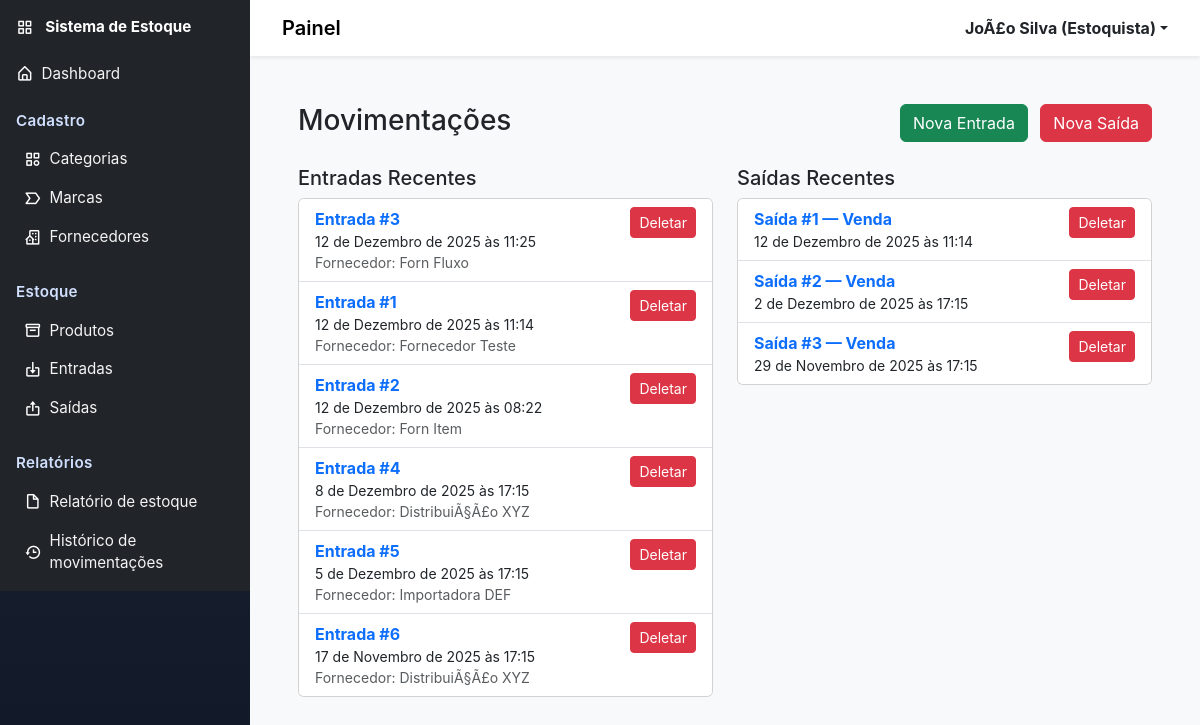
The app's page /movimentacoes/ (signed in) with its own data.
### usuarios/models.py (models this page shows, shortened)
class Usuario(AbstractBaseUser, PermissionsMixin):
    NIVEL_ADMIN = "admin"
    NIVEL_ESTOQUISTA = "estoquista"
    NIVEL_CAIXA = "caixa"
    NIVEL_CHOICES = [
        (NIVEL_ADMIN, "Admin"),
        (NIVEL_ESTOQUISTA, "Estoquista"),
        (NIVEL_CAIXA, "Caixa"),
    ]
    id = models.AutoField(primary_key=True)
    nome = models.CharField("Nome", max_length=150)
    login = models.CharField("Login", max_length=50, unique=True)
    nivel_acesso = models.CharField(
        "Nível de acesso", max_length=30, choices=NIVEL_CHOICES, default=NIVEL_ESTOQUISTA)
    is_staff = models.BooleanField("Staff", default=False)
    is_active = models.BooleanField("Ativo", default=True)
    data_criacao = models.DateTimeField(
        "Data de criação", default=timezone.now)
    objects = UsuarioManager()
    USERNAME_FIELD = "login"
    REQUIRED_FIELDS = ["nome"]
    class Meta:
        verbose_name = "Usuário"
        verbose_name_plural = "Usuários"

### movimentacoes/models.py (models this page shows, shortened)
class EntradaEstoque(models.Model):
    id = models.AutoField(primary_key=True)
    fornecedor = models.ForeignKey(Fornecedor, on_delete=models.PROTECT, null=True, blank=True, related_name="entradas")
    data_entrada = models.DateTimeField(default=timezone.now)
    usuario_responsavel = models.ForeignKey(Usuario, on_delete=models.PROTECT, null=True, blank=True, related_name="entradas")
    observacao = models.TextField(blank=True, null=True)
    class Meta:
        verbose_name = "Entrada de Estoque"
        verbose_name_plural = "Entradas de Estoque"

class SaidaEstoque(models.Model):
    TIPO_VENDA = "venda"
    TIPO_PERDA = "perda"
    TIPO_DEVOLUCAO = "devolucao"
    TIPO_AJUSTE = "ajuste"
    TIPO_CHOICES = [
        (TIPO_VENDA, "Venda"),
        (TIPO_PERDA, "Perda"),
        (TIPO_DEVOLUCAO, "Devolução"),
        (TIPO_AJUSTE, "Ajuste"),
    ]
    id = models.AutoField(primary_key=True)
    tipo_saida = models.CharField(max_length=20, choices=TIPO_CHOICES)
    data_saida = models.DateTimeField(default=timezone.now)
    usuario_responsavel = models.ForeignKey(Usuario, on_delete=models.PROTECT, null=True, blank=True, related_name="saidas")
    observacao = models.TextField(blank=True, null=True)
    class Meta:
        verbose_name = "Saída de Estoque"
        verbose_name_plural = "Saídas de Estoque"

### fornecedores/models.py (models this page shows, shortened)
class Fornecedor(models.Model):
    id = models.AutoField(primary_key=True)
    nome = models.CharField(max_length=150)
    cnpj = models.CharField(max_length=18, blank=True, null=True)
    telefone = models.CharField(max_length=20, blank=True, null=True)
    email = models.EmailField(max_length=100, blank=True, null=True)
    endereco = models.TextField(blank=True, null=True)
    data_cadastro = models.DateTimeField(default=timezone.now)
    class Meta:
        verbose_name = "Fornecedor"
        verbose_name_plural = "Fornecedores"

### movimentacoes/views.py (the view)
# urls.py: path("", views.index, name="index"),
@login_required
def index(request):
    entradas = EntradaEstoque.objects.select_related(
        'fornecedor', 'usuario_responsavel').all().order_by('-data_entrada')
    saidas = SaidaEstoque.objects.select_related(
        'usuario_responsavel').all().order_by('-data_saida')
    return render(request, 'movimentacoes/index.html', {'entradas': entradas, 'saidas': saidas})

### usuarios/templatetags/access_tags.py (called while the page is built)
@register.simple_tag(takes_context=True)
def has_access(context, allowed_levels):
    request = context.get('request')
    if not request or not hasattr(request, 'user') or not request.user.is_authenticated:
        return False
    nivel = getattr(request.user, 'nivel_acesso', None)
    if not nivel:
        return False
    allowed = [x.strip() for x in allowed_levels.split(',') if x.strip()]
    return nivel in allowed

### templates/movimentacoes/index.html (shortened to what this page needs)
{% extends 'base.html' %}
{% block content %}
<div class="container-fluid p-4">
    <div class="row mb-4">
        <div class="col-md-6">
            <h1 class="h3 mb-0">Movimentações</h1>
        </div>
        <div class="col-md-6 text-end">
            <a href="{% url 'movimentacoes:criar_entrada' %}" class="btn btn-success me-2">Nova Entrada</a>
            <a href="{% url 'movimentacoes:criar_saida' %}" class="btn btn-danger">Nova Saída</a>
        </div>
    </div>
    <div class="row">
        <div class="col-md-6">
            <h5>Entradas Recentes</h5>
            <div class="card mb-4">
                <ul class="list-group list-group-flush">
                    {% for e in entradas %}
                        <li class="list-group-item d-flex justify-content-between align-items-start">
                            <div>
                                <a href="{% url 'movimentacoes:detalhe_entrada' e.id %}" class="fw-bold text-decoration-none">Entrada #{{ e.id }}</a>
                                <small class="d-block">{{ e.data_entrada }}</small>
                                <small class="d-block text-muted">Fornecedor: {{ e.fornecedor.nome|default:"-" }}</small>
                            </div>
                            <div>
                                <a href="{% url 'movimentacoes:deletar_entrada' e.id %}" class="btn btn-sm btn-danger">Deletar</a>
                            </div>
                        </li>
                    {% empty %}
                        <li class="list-group-item text-center text-muted">Nenhuma entrada</li>
                    {% endfor %}
                </ul>
            </div>
        </div>
        <div class="col-md-6">
            <h5>Saídas Recentes</h5>
            <div class="card mb-4">
                <ul class="list-group list-group-flush">
                    {% for s in saidas %}
                        <li class="list-group-item d-flex justify-content-between align-items-start">
                            <div>
                                <a href="{% url 'movimentacoes:detalhe_saida' s.id %}" class="fw-bold text-decoration-none">Saída #{{ s.id }} — {{ s.get_tipo_saida_display }}</a>
                                <small class="d-block">{{ s.data_saida }}</small>
                            </div>
                            <div>
                                <a href="{% url 'movimentacoes:deletar_saida' s.id %}" class="btn btn-sm btn-danger">Deletar</a>
                            </div>
                        </li>
                    {% empty %}
                        <li class="list-group-item text-center text-muted">Nenhuma saída</li>
                    {% endfor %}
                </ul>
            </div>
        </div>
    </div>
</div>
{% endblock %}

### templates/includes/header.html (shortened to what this page needs)
<header class="navbar navbar-expand-lg navbar-light bg-white shadow-sm">
<div class="container-fluid">
<div class="d-flex align-items-center">
	<a class="navbar-brand" href="#">Painel</a>
</div>
<div class="d-flex align-items-center">
<div class="dropdown">
<a class="d-flex align-items-center text-dark text-decoration-none dropdown-toggle" href="#" id="userDropdown" data-bs-toggle="dropdown" aria-expanded="false">
	<strong>
		{% if request.user.is_authenticated %}
			{{ request.user.nome }} {% if request.user.get_nivel_acesso_display %}({{ request.user.get_nivel_acesso_display }}){% endif %}
		{% else %}
			Usuário
		{% endif %}
	</strong>
</a>
</div>
</div>
</div>
</header>

### static/css/style.css (style rules this page uses)
body { font-family: Inter, system-ui, -apple-system, 'Segoe UI', Roboto, 'Helvetica Neue', Arial; background-color: #f8f9fa; }
header.navbar .navbar-brand { font-weight:600 }
@media (min-width: 768px) { header.navbar { padding-left: 1.25rem; padding-right:1.25rem } }

### records on screen
Usuario: user.nome "JoÃ£o Silva", user.nivel_acesso "Estoquista"
EntradaEstoque: id "3", data_entrada "12 de Dezembro de 2025 às 11:25", fornecedor.nome "Forn Fluxo"
EntradaEstoque: id "1", data_entrada "12 de Dezembro de 2025 às 11:14", fornecedor.nome "Fornecedor Teste"
EntradaEstoque: id "2", data_entrada "12 de Dezembro de 2025 às 08:22", fornecedor.nome "Forn Item"
EntradaEstoque: id "4", data_entrada "8 de Dezembro de 2025 às 17:15", fornecedor.nome "DistribuiÃ§Ã£o XYZ"
EntradaEstoque: id "5", data_entrada "5 de Dezembro de 2025 às 17:15", fornecedor.nome "Importadora DEF"
EntradaEstoque: id "6", data_entrada "17 de Novembro de 2025 às 17:15", fornecedor.nome "DistribuiÃ§Ã£o XYZ"
SaidaEstoque: id "1", tipo_saida "Venda", data_saida "12 de Dezembro de 2025 às 11:14"
SaidaEstoque: id "2", tipo_saida "Venda", data_saida "2 de Dezembro de 2025 às 17:15"
SaidaEstoque: id "3", tipo_saida "Venda", data_saida "29 de Novembro de 2025 às 17:15"
